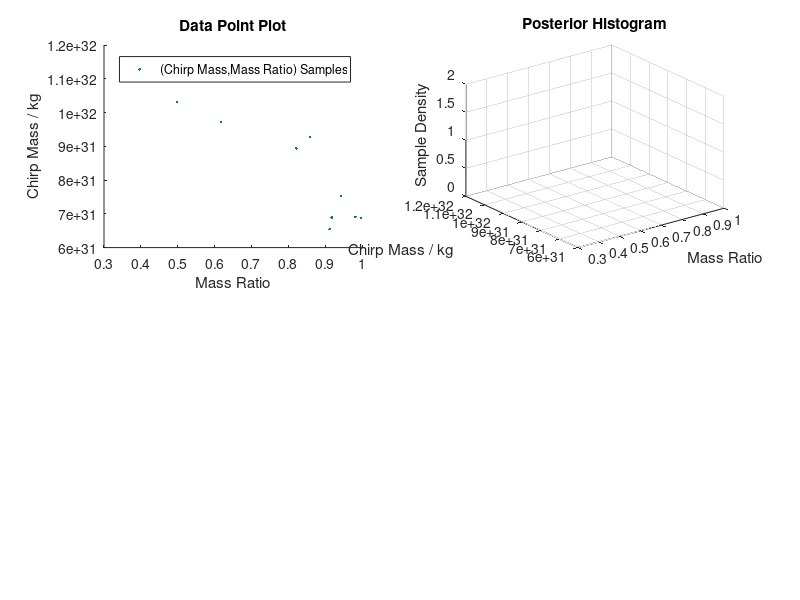

MATLAB code to generate this figure: (Note: this script raises an error after producing the figure.)
%Loads the data from the text file into the workspace
fid=fopen('2DMonte.txt');

%Extracts the data from the file.
dataFile = fscanf(fid,'%g,%g,%g\n',[3 Inf]);
dataFile = dataFile';
mRatio = dataFile(:,1);
mChirp = dataFile(:,2);
distance = dataFile(:,3);

%Makes a figure featuring an (ma,mb) scatter and a histogram.
%Also now features a nice colourmap.
%It only really looks good when you maximise the plot window.
%This first block makes the scatter.
subplot(2,2,1)
samp = scatter(mRatio,mChirp,'.');
%xlim([min(mRatio) max(mRatio)]);
%ylim([min(mChirp) max(mChirp)]);
xlabel('Mass Ratio')
ylabel('Chirp Mass / kg')
title('Data Point Plot')
hold on
legend([samp],{'(Chirp Mass,Mass Ratio) Samples'})
hold off;

%This makes the histogram.
subplot(2,2,2)
hist3(dataFile(:,1:2),[20 20])
xlabel('Mass Ratio')
ylabel('Chirp Mass / kg')
zlabel('Sample Density')
title('Posterior Histogram')
set(get(gca,'child'),'FaceColor','interp','CDataMode','auto')

%This extracts some data from the histogram. n is the number of counts per
%bin and C is the mass value of the bin centers. M is the number of counts
%of the highest bin in each column of n, and I is the index of each of said
%bins within its column of n. N is then the number of counts in the 
%absolute highest bin, and Imb is its index (ie. which column of n it lies 
%in). Ima is then the row in which it lies.
subplot(2,2,3)
[n,C] = hist3(dataFile(:,1:2),[20 20]);
[M,I] = max(n);
[N,Imb] = max(M);
Ima = I(Imb);

%Finds the (m1,m2) combination of the highest histogram bar.
mChirpMax = C{1}(Ima);
mRatioMax = C{2}(Imb);
DispmaMax = sprintf('The best value of chirp mass is %e kg',mChirpMax);
DispmbMax = sprintf('The best value of mass ratio is %e',mRatioMax);
disp(DispmaMax);
disp(DispmbMax);

%This plots the density of the histogram as a flat colourmap.
n1 = n';
n1(size(n,1) + 1, size(n,2) + 1) = 0;
xb = linspace(min(mRatio),max(mRatio),size(n,1)+1);
yb = linspace(min(mChirp),max(mChirp),size(n,1)+1);
h = pcolor(xb,yb,n1);
h.ZData = ones(size(n1)) * -max(max(n));
colormap(jet)
hold on
xlabel('Mass Ratio')
ylabel('Chirp Mass / kg')
title('Histogram Density Plot')
hold off

%Makes a kernel density plot of the data
subplot(2,2,4)
ksdensity(dataFile(:,1:2))
xlabel('Mass Ratio')
ylabel('Chirp Mass / kg')
zlabel('p')

fclose(fid);

%Some of the code is lifted from the MATLAB documentation on hist3

%%

%Loads the data from the text file into the workspace
fid=fopen('2DMonte.txt');

%Extracts the data from the file.
dataFile = fscanf(fid,'%g,%g,%g\n',[3 Inf]);
dataFile = dataFile';
mRatio = dataFile(:,1);
mChirp = dataFile(:,2);
distance = dataFile(:,3);

%Makes a figure featuring an (ma,mb) scatter and a histogram.
%Also now features a nice colourmap.
%It only really looks good when you maximise the plot window.
%This first block makes the scatter.
subplot(2,2,1)
samp = scatter(distance,mChirp,'.');
%xlim([min(mRatio) max(mRatio)]);
%ylim([min(mChirp) max(mChirp)]);
xlabel('Distance / m')
ylabel('Chirp Mass / kg')
title('Data Point Plot')
hold on
legend([samp],{'(Chirp Mass,Distance) Samples'})
hold off;

%This makes the histogram.
subplot(2,2,2)
hist3(dataFile(:,2:3),[20 20])
xlabel('Distance / m')
ylabel('Chirp Mass / kg')
zlabel('Sample Density')
title('Posterior Histogram')
set(get(gca,'child'),'FaceColor','interp','CDataMode','auto')

%This extracts some data from the histogram. n is the number of counts per
%bin and C is the mass value of the bin centers. M is the number of counts
%of the highest bin in each column of n, and I is the index of each of said
%bins within its column of n. N is then the number of counts in the 
%absolute highest bin, and Imb is its index (ie. which column of n it lies 
%in). Ima is then the row in which it lies.
subplot(2,2,3)
[n,C] = hist3(dataFile(:,2:3),[20 20]);
[M,I] = max(n);
[N,Imb] = max(M);
Ima = I(Imb);

%Finds the (m1,m2) combination of the highest histogram bar.
mChirpMax = C{1}(Ima);
mRatioMax = C{2}(Imb);
DispmaMax = sprintf('The best value of chirp mass is %e kg',mChirpMax);
DispmbMax = sprintf('The best value of mass ratio is %e',mRatioMax);
disp(DispmaMax);
disp(DispmbMax);

%This plots the density of the histogram as a flat colourmap.
n1 = n';
n1(size(n,1) + 1, size(n,2) + 1) = 0;
xb = linspace(min(distance),max(distance),size(n,1)+1);
yb = linspace(min(mChirp),max(mChirp),size(n,1)+1);
h = pcolor(xb,yb,n1);
h.ZData = ones(size(n1)) * -max(max(n));
colormap(jet)
hold on
xlabel('Distance / m')
ylabel('Chirp Mass / kg')
title('Histogram Density Plot')
hold off

%Makes a kernel density plot of the data
subplot(2,2,4)
ksdensity(dataFile(:,2:3))
xlabel('Distance / m')
ylabel('Chirp Mass / kg')
zlabel('p')

fclose(fid);

%Some of the code is lifted from the MATLAB documentation on hist3

